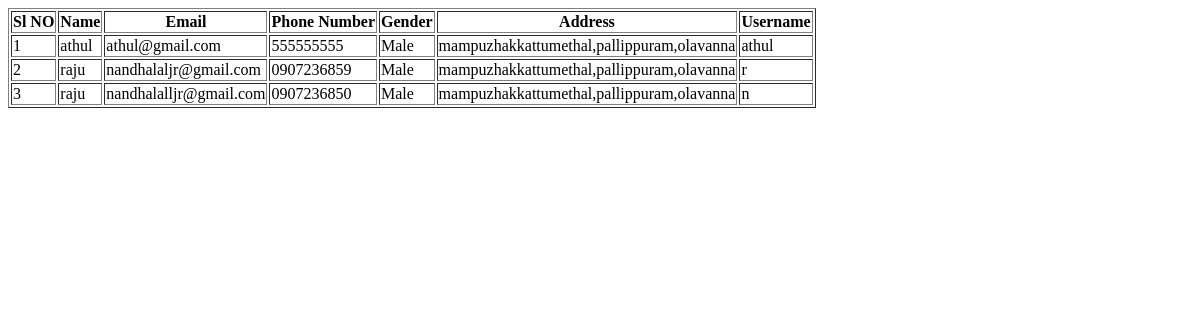
Before: /viewusers with the older database file.
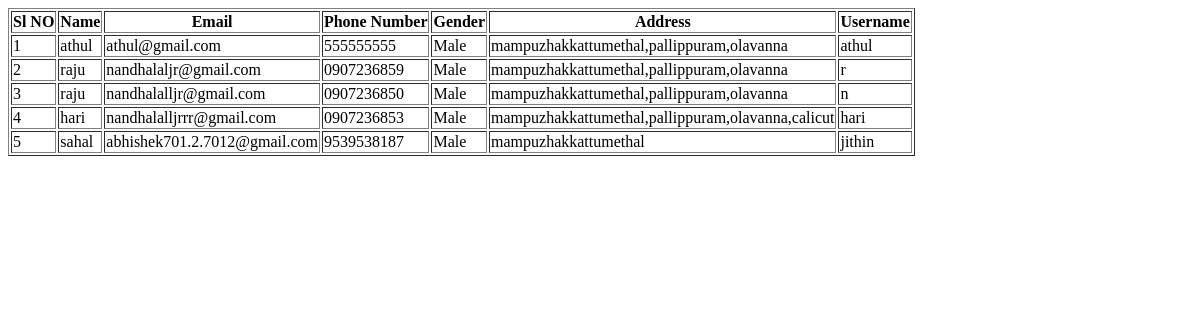
After: the same page with the newer database file.
### app/models.py (models this page shows)
class User_details(models.Model):
    user_id=models.ForeignKey(User,on_delete=models.CASCADE)
    phone_number=models.CharField(max_length=10,unique=True)
    gender=models.CharField(max_length=10)
    address=models.TextField()

### app/views.py (the view)
# urls.py: path('viewusers',views.viewusers,name='viewusers'),
def viewusers(request):
    user_details = User_details.objects.all()
    context = {
        'user_details': user_details,
    }
    return  render(request,'viewusers.html',context)

### templates/viewusers.html (shortened to what this page needs)
<!DOCTYPE html>
<html lang="en">
<head>
</head>
<body>
    <table border="1">
        <tr>
            <th>Sl NO</th>
            <th>Name</th>
            <th>Email</th>
            <th>Phone Number</th>
            <th>Gender</th>
            <th>Address</th>
            <th>Username</th>
        </tr>
        {% for x in user_details %}
        <tr>
            <td>{{ forloop.counter}}</td>
            <td>{{x.user_id.first_name}}</td>
            <td>{{x.user_id.email}}</td>
            <td>{{x.phone_number}}</td>
            <td>{{x.gender}}</td>
            <td>{{x.address}}</td>
            <td>{{x.user_id.username}}</td>
        </tr>
        {% endfor %}
    </table>
</body>
</html>

Changed rows visible on the page:
added User_details: user_id.first_name "hari", user_id.email "nandhalalljrrr@gmail.com", phone_number "0907236853", gender "Male", address "mampuzhakkattumethal,pallippuram,olavanna,calicut", user_id.username "hari"
added User_details: user_id.first_name "sahal", user_id.email "abhishek701.2.7012@gmail.com", phone_number "9539538187", gender "Male", address "mampuzhakkattumethal", user_id.username "jithin"
